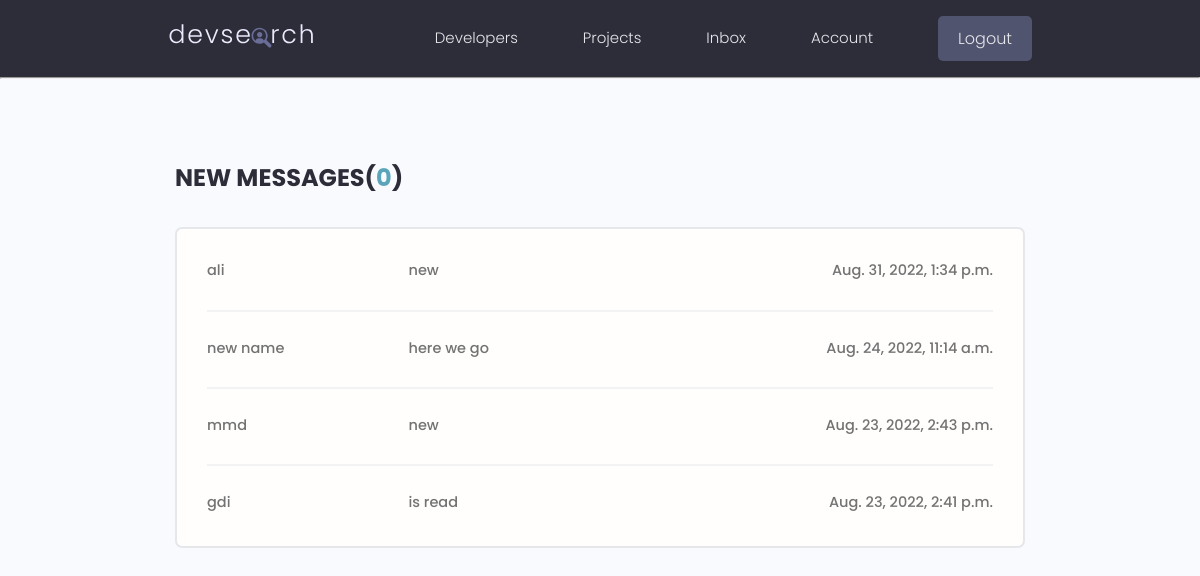
The page /inbox/ (signed in) on the database its author committed.
### users/models.py (models this page shows, shortened)
class Message(models.Model):
    sender = models.ForeignKey(Profile, on_delete=models.SET_NULL, blank=True, null=True)
    reciver = models.ForeignKey(Profile, on_delete=models.SET_NULL, blank=True, null=True, related_name='messages')
    name = models.CharField(max_length=200, blank=True, null=True)
    email = models.EmailField(max_length=200 ,blank=True, null=True)
    subject = models.CharField(max_length=200, blank=True, null=True)
    body = models.TextField()
    is_read = models.BooleanField(default=False, null=True)
    tcreated = models.DateTimeField(auto_now_add=True)
    id = models.UUIDField(default=uuid.uuid4, unique=True,
                          primary_key=True, editable=False)
    class Meta:
        ordering = ['is_read', '-tcreated']

### users/views.py (the view)
# urls.py: path('inbox/', views.message, name='inbox'),
@login_required(login_url='login')
def message(request):
    profile = request.user.profile
    messageOwner = profile.messages.all()
    unreadCount = messageOwner.filter(is_read=False).count()
    context = {'messageOwner':messageOwner, 'unreadCount':unreadCount}
    return render(request, 'users/inbox.html', context)

### users/templates/users/inbox.html
 {% extends 'main.html' %}
 {% block content %}
 <main class="inbox my-xl">
   <div class="content-box">
     <h3 class="inbox__title">New Messages(<span>{{unreadCount}}</span>)</h3>
     <ul class="messages">
      {% for message in messageOwner %}
      {% if message.is_read == False %}
       <li class="message message--unread">
         {% elif message.is_read  %}
         <li class="message ">
        {% endif %}
        <a href="{% url 'message' message.id %}">
           <span class="message__author">{{message.name}}</span>
           <span class="message__subject">{{message.subject}}</span>
           <span class="message__date">{{message.tcreated}}</span>
          </a>
        </li>
        {% endfor %}
      </ul>
    </div>
  </main>
  {% endblock content %}

### static/style/app.css (style rules this page uses)
:root { --color-sub: #2d2d39; }
.content-box { width: 95%; max-width: 85rem; margin: 0 auto; }
.inbox { height: 90vh; }
.inbox__title, .inbox__title span { font-size: 2.4rem; font-weight: 700; color: var(--color-sub); text-transform: uppercase; text-align: left; margin-bottom: 3rem; }
.inbox__title span { color: var(--color-main); }
.messages { list-style: none; background: var(--color-white); padding: 0.5rem 3rem; border: 2px solid var(--color-light); border-radius: 0.7rem; }
.message { padding: 2.5rem 0; }
.message > a span { font-size: 1.45rem; font-weight: 500; }
.message:not(:last-child) { border-bottom: 2px solid var(--color-white-light); }
.message > a { display: flex; gap: 1rem; }
.message__author, .message__date { flex-basis: 25%; }
.message__subject { flex-basis: 50%; }
.message__date { text-align: right; }

### static/uikit/styles/modules/_variables.css (style rules this page uses)
:root { --color-main: #5aa5b9; --color-main-light: #e6faff; --color-sub: #3f4156; --color-sub-light: #51546e; --color-sub-lighter: #ededfd; --color-text: #737373; --color-gray: #8b8b8b; --color-light: #e5e7eb; --color-light-gray: #767676; --color-bg: #f8fafd; --color-white: #fffefd; --color-white-light: #f3f3f3; --color-success: #359e64; --color-success-bg: #def8e8; --color-error: #fc4b0b; --color-error-bg: #fff2ee; --font-base: 'Poppins', arial, helvetica, 'Segoe UI', roboto, ubuntu, sans-serif; --font-monospace: 'Fira Code', 'Courier New', courier, monospace; --font-regular: 300; --font-medium: 500; --font-bold: 700; --generic-shadow: 1px 1px 5px #00000010; --generic-transition: all 0.3s ease-in-out; }

### static/uikit/styles/modules/_base.css (style rules this page uses)
* { margin: 0; padding: 0; box-sizing: border-box; text-rendering: optimizeLegibility; color: inherit; font-size: inherit; }
html { font-size: 50%; }
@media only screen and (min-width: 480px) { html { font-size: 56.25%; } }
@media only screen and (min-width: 1200px) { html { font-size: 62.5%; } }
body { line-height: 1.6; font-weight: 400; font-size: 1.5rem; color: var(--color-text); background-color: var(--color-bg); min-height: 100vh; }

### static/uikit/styles/modules/_typography.css (style rules this page uses)
* { font-family: var(--font-base); }
h3 { font-size: 3.2rem; font-weight: var(--font-medium); }
p, span, strong { font-size: 1.6rem; color: var(--color-text); font-weight: var(--font-regular); }
a { padding-bottom: 2px; text-decoration: none; display: inline-block; color: var(--color-main); font-weight: var(--font-medium); }

### static/uikit/styles/modules/_utilities.css (style rules this page uses)
.my-xl { margin: 8rem auto; }

### rows shown on the page
Message: name "ali", subject "new", tcreated "Aug. 31, 2022, 1:34 p.m."
Message: name "new name", subject "here we go", tcreated "Aug. 24, 2022, 11:14 a.m."
Message: name "mmd", subject "new", tcreated "Aug. 23, 2022, 2:43 p.m."
Message: name "gdi", subject "is read", tcreated "Aug. 23, 2022, 2:41 p.m."

### other values the page prints
{{ unreadCount }} "0"
